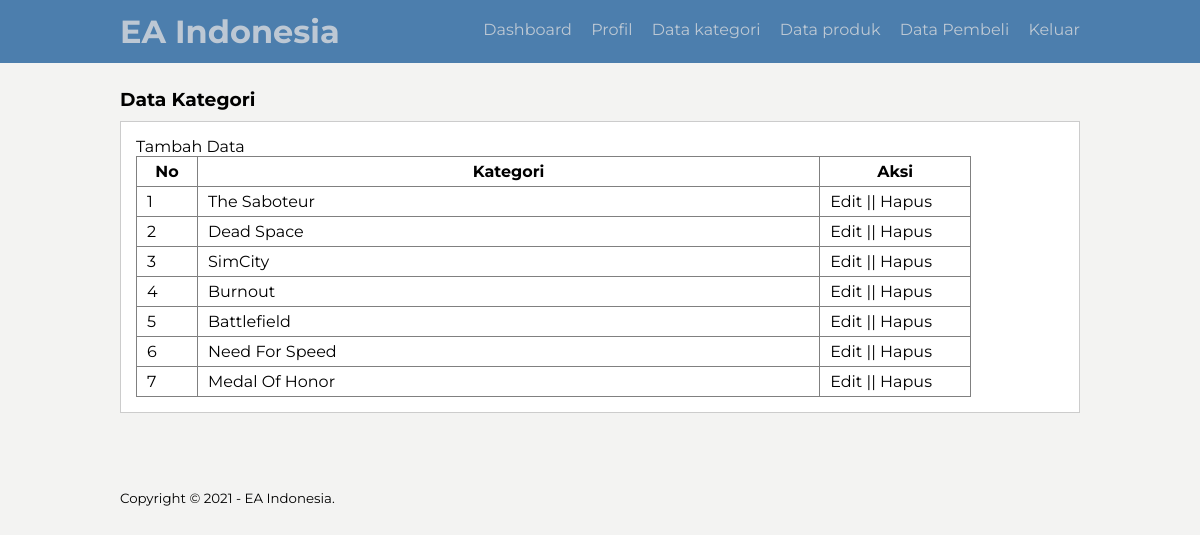
The app's page /ea/dt-kategori.php (signed in) with its own data.
### tables this page shows
CREATE TABLE `tb_category` (
  `category_id` int(11) NOT NULL,
  `category_name` varchar(25) NOT NULL
);

### ea/dt-kategori.php (the view, shortened to what this page needs)
<?php
    include 'db.php';
?>
<!DOCTYPE html>
<html lang="en">
<head>
    <link rel="stylesheet" type = "text/css" href="css/style.css">
</head>
<body>
      <header>
        <div class="container">
        <h1><a href="dashboard.php">EA Indonesia</a></h1>
            <u1>
               <li><a href ="dashboard.php">Dashboard</a></li>
               <li><a href ="profil.php">Profil</a></li>
               <li><a href ="dt-kategori.php">Data kategori</a></li>
               <li><a href ="dt-produk.php">Data produk</a></li>
               <li><a href="dt-pembeli.php">Data Pembeli</a></li>
               <li><a href ="keluar.php">Keluar</a></li>
            </u1>
        </div>
      </header>
    <div class="section">
        <div class="container">
            <h3>Data Kategori</h3>
            <div class="box">
                <p><a href="tambah-kategori.php">Tambah Data </a></p>
               <table border="1" cellspacing="0" class="table">
                    <thread>
                        <tr>
                            <th width="60px">No</th>
                            <th>Kategori</th>
                            <th width="150px">Aksi</th>
                        </tr>
                    </thread>
                    <tbody>
                        <?php
                            $no = 1;
                            $kategori = mysqli_query($conn, "SELECT * FROM tb_category ORDER BY category_id DESC");
                            if (mysqli_num_rows($kategori) > 0){
                            while ($row = mysqli_fetch_array($kategori)){
                        ?>
                        <tr>
                            <td><?php echo $no++ ?></td>
                            <td><?php echo $row['category_name'] ?></td>
                            <td>
                                <a href="edit-kategori.php?id= <?php echo $row ['category_id']?>">Edit </a>
                                                                || <a href="hapus.php?idk= <?php echo $row ['category_id']?>"
                                                                onclick="return confirm('Mau Dihapus atau Tidak?')">Hapus </a>
                            </td>
                        </tr>
                        <?php   } } else {  ?>
                            <tr>
                                <td colspan="3"> Tidak Ada Data</td>
                            </tr>
                        <?php }  ?>
                    </tbody>
               </table>
            </div>
        </div>
    </div>
        <footer>
            <div class="container">
                <small>Copyright &copy; 2021 - EA Indonesia.</small>
            </div>
        </footer>
</body>
</html>

### ea/css/style.css (style rules this page uses)
* { padding: 0; margin: 0; font-family: 'Montserrat', sans-serif; }
body { background-color: #f3f3f2; }
a { color: inherit; text-decoration: none; }
header { background-color: #4c7ead; color: rgba(226, 224, 224, 0.753); }
header h1 { float: left; padding: 12px 0px; }
header u1 { float: right; }
header u1 li { display: inline-block; }
header u1 li a { padding: 20px 0 20px 15px; display: inline-block; }
footer { padding: 25px 0; }
.container { width: 80%; margin:0 auto; }
.container:after { content: ''; display: block; clear: both; }
.section { padding: 25px 0; }
.box { background-color: #fff; border: 1px solid #ccc; padding: 15px; box-sizing: border-box; margin: 10px 0 25px 0; }
.box:after { content: ''; display: block; clear: both; }
.table { width: 90%; border-collapse: collapse; }
.table tr { height: 30px; }
.table tr td { padding: 5px 10px; }

### records on screen
tb_category: category_name "The Saboteur"
tb_category: category_name "Dead Space"
tb_category: category_name "SimCity"
tb_category: category_name "Burnout"
tb_category: category_name "Battlefield"
tb_category: category_name "Need For Speed"
tb_category: category_name "Medal Of Honor"
